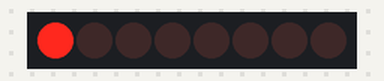
A sketch run on a simulated Arduino Uno, built with avr-gcc and run on an emulated ATmega328P. On the bench: 8 shift-register outputs drawn as a row of LEDs (first output left, lit = HIGH). Wiring (inferred from the names in the program): shift register (74HC595): data pin 8; shift clock pin 12; latch pin 9. Wiring (inferred from the signals the program sends): row of LEDs: on Q0, Q1, Q2, Q3, Q4, Q5, Q6, Q7.

Above: at 0.2 s.
At 1.2 s:
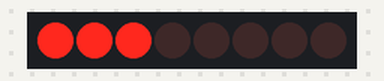
At 2.2 s:
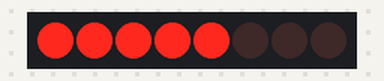
At 4.7 s:
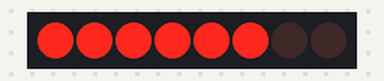
At 6.7 s:
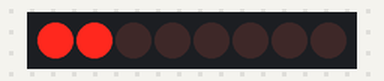
At 9.2 s:
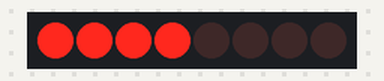
Timing chart, 0 to 9.8 s (numbered marks = the images above):
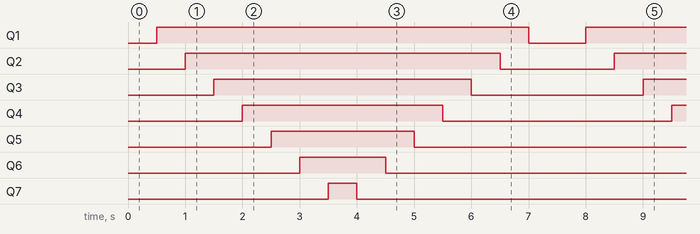

Measured:
- by itself, Q1: alternates HIGH for 6.5 s and LOW for 1.0 s
- by itself, Q2: alternates HIGH for 5.5 s and LOW for 2.0 s
- by itself, Q3: alternates HIGH for 4.5 s and LOW for 3.0 s
- by itself, Q4: alternates HIGH for 3.5 s and LOW for 4.0 s
- by itself, Q5: alternates HIGH for 2.5 s and LOW for 5.0 s
- by itself, Q6: alternates HIGH for 1.5 s and LOW for 6.0 s
- by itself, Q7: alternates HIGH for 0.50 s and LOW for 7.0 s

The sketch:

ShiftRegister.ino
```cpp
 /*
  * Shift Register
  * Aarian Dhanani
  */

const int SER = 8;
const int LATCH = 9;
const int CLCK = 12;

int seq[] = {1,2,4,8,16,32,64,128};
int seq2[] = {3, 12, 48, 192};
int seq3[] = {15, 240};

int seq4[] = {1,3,7,15,31,63,127,255,127,63,31,15,7,3,1};

void setup() {
  pinMode(SER, OUTPUT);
  pinMode(LATCH, OUTPUT);
  pinMode(CLCK, OUTPUT);
//  digitalWrite(LATCH, LOW);
//  shiftOut(SER, CLCK, MSBFIRST, B11110000);
//  digitalWrite(LATCH, HIGH);
}

void sequence1()
{
  for (int i = 0; i < 8; i++)
  {
    digitalWrite(LATCH, LOW);
    shiftOut(SER, CLCK, MSBFIRST, seq[i]);
    digitalWrite(LATCH, HIGH);
    delay(500);
  }
}

void sequence2()
{
  for (int i = 0; i < 4; i++)
  {
    digitalWrite(LATCH, LOW);
    shiftOut(SER, CLCK, MSBFIRST, seq2[i]);
    digitalWrite(LATCH, HIGH);
    delay(500);
  }
}

void sequence3()
{
  for (int i = 0; i < 2; i++)
  {
    digitalWrite(LATCH, LOW);
    shiftOut(SER, CLCK, MSBFIRST, seq3[i]);
    digitalWrite(LATCH, HIGH);
    delay(500);
  }
}

void sequence4()
{
  for (int i = 0; i < 15; i++)
  {
    digitalWrite(LATCH, LOW);
    shiftOut(SER, CLCK, MSBFIRST, seq4[i]);
    digitalWrite(LATCH, HIGH);
    delay(500);
  }
}

void loop()
{
//  sequence1();
//  sequence2();
//  sequence3();
  sequence4();
}
```
